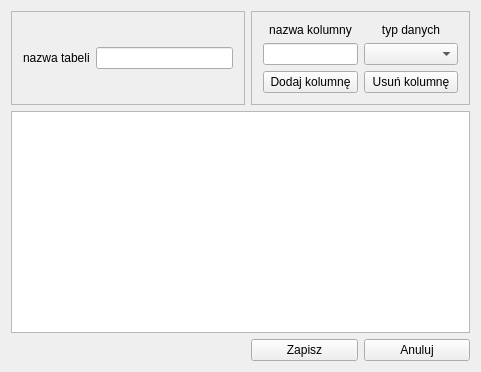
<?xml version="1.0" encoding="UTF-8"?>
<ui version="4.0">
 <class>AddTableWidget</class>
 <widget class="QWidget" name="AddTableWidget">
  <property name="geometry">
   <rect>
    <x>0</x>
    <y>0</y>
    <width>481</width>
    <height>372</height>
   </rect>
  </property>
  <property name="windowTitle">
   <string>AddTableWidget</string>
  </property>
  <layout class="QGridLayout" name="gridLayout_3">
   <item row="0" column="0">
    <widget class="QFrame" name="tableNameQFrame">
     <property name="frameShape">
      <enum>QFrame::StyledPanel</enum>
     </property>
     <property name="frameShadow">
      <enum>QFrame::Raised</enum>
     </property>
     <layout class="QGridLayout" name="gridLayout_2">
      <item row="0" column="0">
       <widget class="QLabel" name="tableNameQLabel">
        <property name="text">
         <string>nazwa tabeli</string>
        </property>
       </widget>
      </item>
      <item row="0" column="1">
       <widget class="QLineEdit" name="tableNameQLineEdit"/>
      </item>
     </layout>
    </widget>
   </item>
   <item row="0" column="1" colspan="2">
    <widget class="QFrame" name="columnQFrame">
     <property name="frameShape">
      <enum>QFrame::StyledPanel</enum>
     </property>
     <property name="frameShadow">
      <enum>QFrame::Raised</enum>
     </property>
     <layout class="QGridLayout" name="gridLayout" rowstretch="0,0,0" columnstretch="1,1">
      <item row="0" column="0">
       <widget class="QLabel" name="columnNameQLabel">
        <property name="text">
         <string>nazwa kolumny</string>
        </property>
        <property name="alignment">
         <set>Qt::AlignCenter</set>
        </property>
       </widget>
      </item>
      <item row="0" column="1">
       <widget class="QLabel" name="columnTypeQLabel">
        <property name="text">
         <string>typ danych</string>
        </property>
        <property name="alignment">
         <set>Qt::AlignCenter</set>
        </property>
       </widget>
      </item>
      <item row="1" column="0">
       <widget class="QLineEdit" name="columnNameQLineEdit"/>
      </item>
      <item row="1" column="1">
       <widget class="QComboBox" name="columnTypeQComboBox"/>
      </item>
      <item row="2" column="0">
       <widget class="QPushButton" name="addColumnQPushButton">
        <property name="text">
         <string>Dodaj kolumnę</string>
        </property>
       </widget>
      </item>
      <item row="2" column="1">
       <widget class="QPushButton" name="deleteColumnQPushButton">
        <property name="text">
         <string>Usuń kolumnę</string>
        </property>
       </widget>
      </item>
     </layout>
    </widget>
   </item>
   <item row="2" column="0">
    <spacer name="horizontalSpacer">
     <property name="orientation">
      <enum>Qt::Horizontal</enum>
     </property>
     <property name="sizeHint" stdset="0">
      <size>
       <width>236</width>
       <height>20</height>
      </size>
     </property>
    </spacer>
   </item>
   <item row="2" column="1">
    <widget class="QPushButton" name="saveQPushButton">
     <property name="text">
      <string>Zapisz</string>
     </property>
    </widget>
   </item>
   <item row="2" column="2">
    <widget class="QPushButton" name="cancelQPushButton">
     <property name="text">
      <string>Anuluj</string>
     </property>
    </widget>
   </item>
   <item row="1" column="0" colspan="3">
    <widget class="QTableWidget" name="tableQTableWidget"/>
   </item>
  </layout>
 </widget>
 <layoutdefault spacing="6" margin="11"/>
 <resources/>
 <connections/>
</ui>
